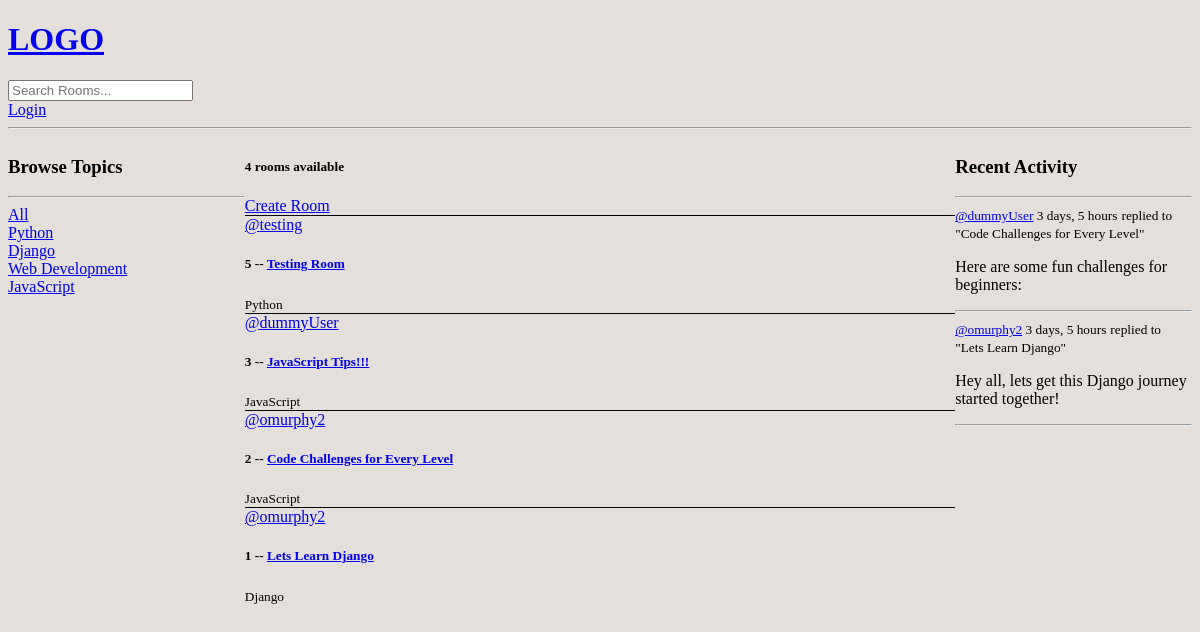
/, run on an earlier commit of the app's database.
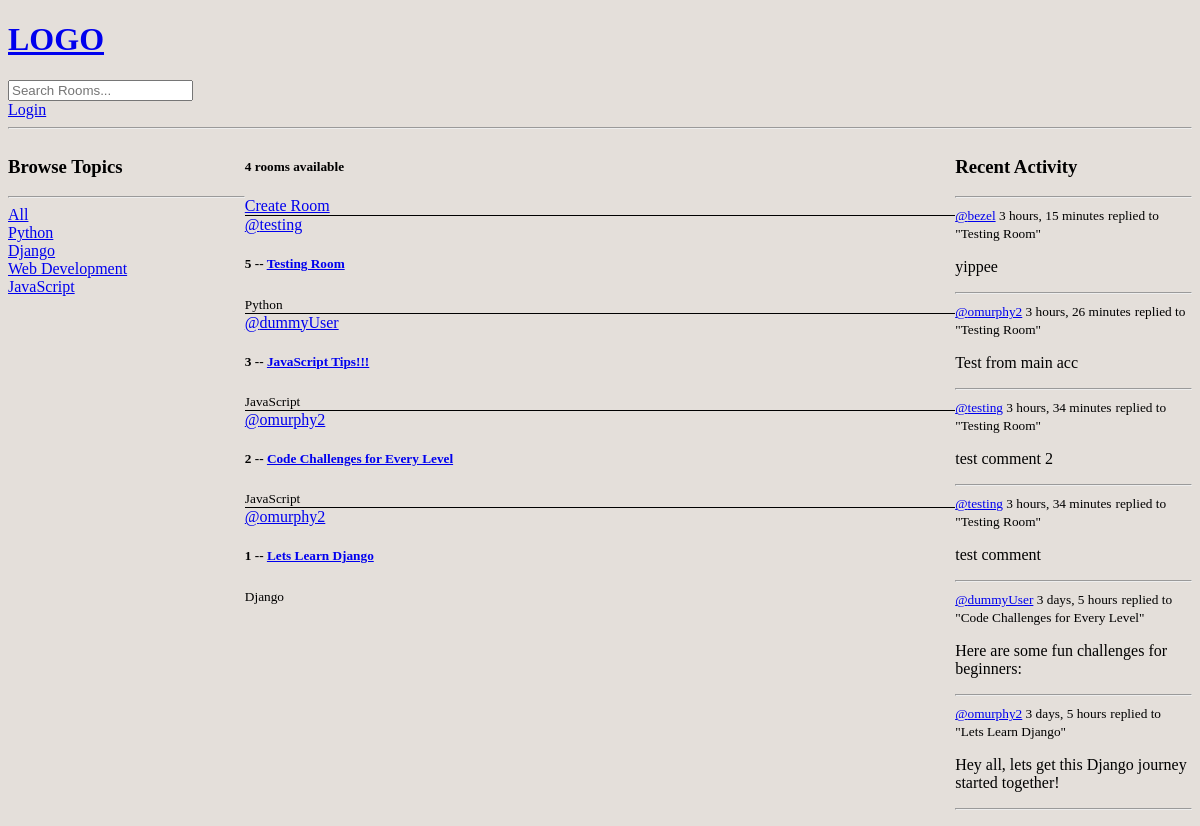
And on a later commit of the database.
### base/models.py (models this page shows, shortened)
class Topic(models.Model):
    name = models.CharField(max_length=200)

class Room(models.Model):
    host = models.ForeignKey(User, on_delete=models.SET_NULL, null=True)
    topic = models.ForeignKey(Topic, on_delete=models.SET_NULL, null=True)
    name = models.CharField(max_length=200)
    description = models.TextField(null=True, blank=True)
    participants = models.ManyToManyField(User, related_name='participants', blank=True)
    updated = models.DateTimeField(auto_now=True)
    created = models.DateTimeField(auto_now_add=True)
    class Meta:
        ordering = ['-updated', '-created']
    def __str__(self):
        return self.name

class Message(models.Model):
    user = models.ForeignKey(User, on_delete=models.CASCADE)
    room = models.ForeignKey(Room, on_delete=models.CASCADE)
    body = models.TextField()
    updated = models.DateTimeField(auto_now=True)
    created = models.DateTimeField(auto_now_add=True)
    class Meta:
        ordering = ['-updated', '-created']

### base/views.py (the view)
# urls.py: path('', views.home, name="home"),
def home(request):
    q = request.GET.get('q') if request.GET.get('q') != None else ''
    rooms = Room.objects.filter(
        Q(topic__name__icontains=q) |
        Q(name__icontains=q) |
        Q(description__icontains=q)
    )
    topics = Topic.objects.all()
    room_count = rooms.count()
    activity_messages = Message.objects.all().filter(Q(room__topic__name__icontains=q))
    context = {'rooms':rooms, 'topics':topics, 'room_count':room_count, 'activity_messages':activity_messages}
    return render(request, 'base/home.html', context)

### base/templates/base/home.html (shortened to what this page needs)
{% extends 'main.html' %}
{% block content %}
<div class="home-container">
    <div>
        {% include 'base/topics_component.html' %}
    </div>
    <div>
        <h5>{{room_count}} rooms available</h5>
        <a href="{% url 'create-room' %}">Create Room</a>
        {% include 'base/feed_component.html' %}
    </div>
    <div>
        {% include 'base/activity_component.html' %}
    </div>
</div>
{% endblock content %}

### base/templates/base/topics_component.html
<h3>Browse Topics</h3>
<hr>
<div>
    <a href="{% url 'home' %}">All</a>
</div>
{% for topic in topics %}
    <div>
        <a href="{% url 'home' %}?q={{topic.name}}">{{topic.name}}</a>
    </div>
{% endfor %}

### base/templates/base/feed_component.html (shortened to what this page needs)
<div>
    {% for room in rooms%}
    <div class='room'>
        <a href="{% url 'user-profile' room.host.id %}">@{{room.host.username}}</a>
        <h5>{{room.id}} -- <a href="{% url 'room' room.id %}">{{room.name}}</a></h5>
        <small>{{room.topic.name}}</small>
    </div>
    {% endfor%}
</div>

### base/templates/base/activity_component.html (shortened to what this page needs)
<h3>Recent Activity</h3>
<hr>
{% for message in activity_messages %}
    <div>
        <small><a href="{% url 'user-profile' message.user.id %}">@{{message.user}}</a> {{message.created|timesince}}</small>
        <small>replied to "{{message.room}}"</small>
        <p>{{message.body}}</p>
        <hr>
    </div>
{% endfor %}

What changed in the data, as far as the page shows it:
added Message: user "bezel", created "3 hours, 15 minutes", room "Testing Room", body "yippee"
added Message: user "omurphy2", created "3 hours, 26 minutes", room "Testing Room", body "Test from main acc"
added Message: user "testing", created "3 hours, 34 minutes", room "Testing Room", body "test comment 2"
added Message: user "testing", created "3 hours, 34 minutes", room "Testing Room", body "test comment"
